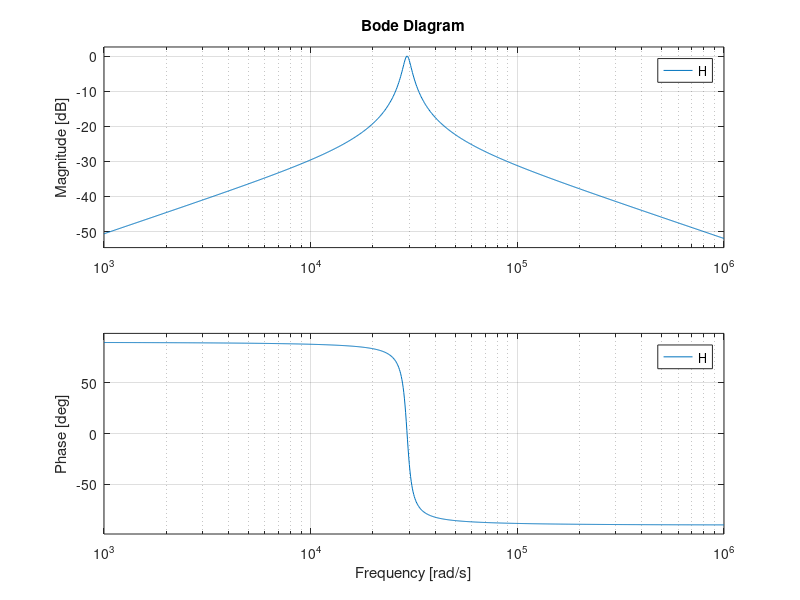

This figure's MATLAB source:
%Task-2
%Magnitude and Phase Response

a1= 2514.142;
w0= 29275.52063 ;
Q= 11.64427;

num = [a1 0 ];
den= [1 (w0/Q) w0^2];
H = tf (num,den)
bode (H)
grid on
